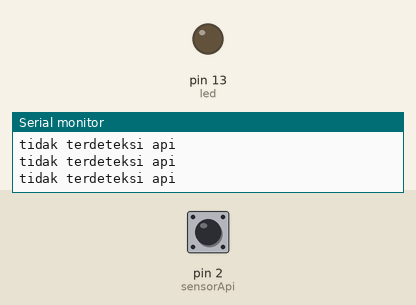
This sketch was run on a simulated Arduino Uno, built with avr-gcc and run on an emulated ATmega328P. On the bench: output pins drawn as LEDs (lit = HIGH), the last lines printed to the serial monitor. Dashed ring = blinking. The inputs (shaded band) are chosen by the test bench; at power-on: pin 2 (sensorApi) LOW.

Above: at 1.2 s.
1.3 s: pin 2 (sensorApi) driven HIGH
At 2.5 s:
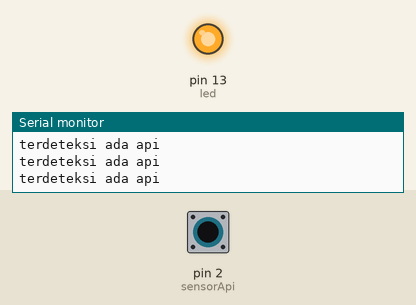
2.8 s: pin 2 (sensorApi) driven LOW
At 3.8 s:
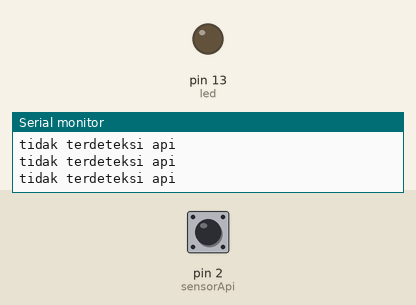
5.8 s: pin 2 (sensorApi) pulsed HIGH 2 times (0.12 s each, 0.3 s apart)
At 5.88 s:
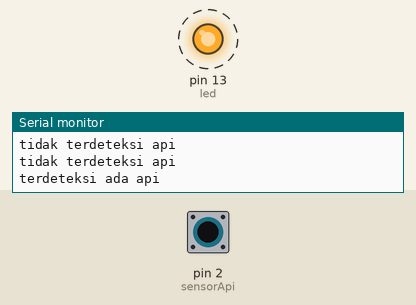
9.4 s: pin 2 (sensorApi) pulsed HIGH 5 times (0.12 s each, 0.3 s apart)
At 11.8 s:
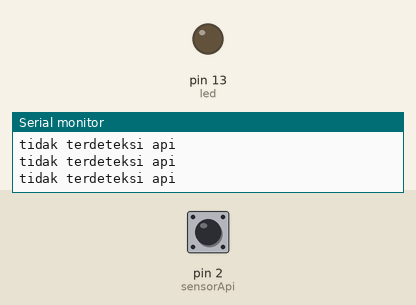
Timing chart, 0 to 13.3 s (numbered marks = the images above; inputs shaded):
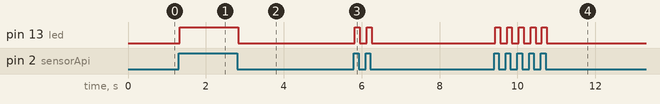

The sketch:

FLAME.ino
```cpp
int led = 13;    // menggunakan led sebagai indikator
int sensorApi = 2;   // input sensor deteksi api
int api = HIGH;   // kondisi status api

void setup() {
  pinMode(led, OUTPUT);
  pinMode(sensorApi, INPUT);
  Serial.begin(9600);

}

void loop() {
  api = digitalRead(sensorApi);
  if (api== HIGH)
  { Serial.println("terdeteksi ada api");
    digitalWrite(led, HIGH);
  }
  else
  { Serial.println("tidak terdeteksi api");
    digitalWrite(led, LOW);
  }
}
```

Measured:
- after the input at 1.3 s, pin 13 (led): LOW → HIGH at once
- after the input at 2.8 s, pin 13 (led): HIGH → LOW at once
- after the input at 5.8 s, pin 13 (led): alternates HIGH for 0.13 s and LOW for 0.18 s, 4 changes in all, then stays LOW, starting at once
- after the input at 9.4 s, pin 13 (led): alternates HIGH for 0.13 s and LOW for 0.18 s, 10 changes in all, then stays LOW, starting at once
